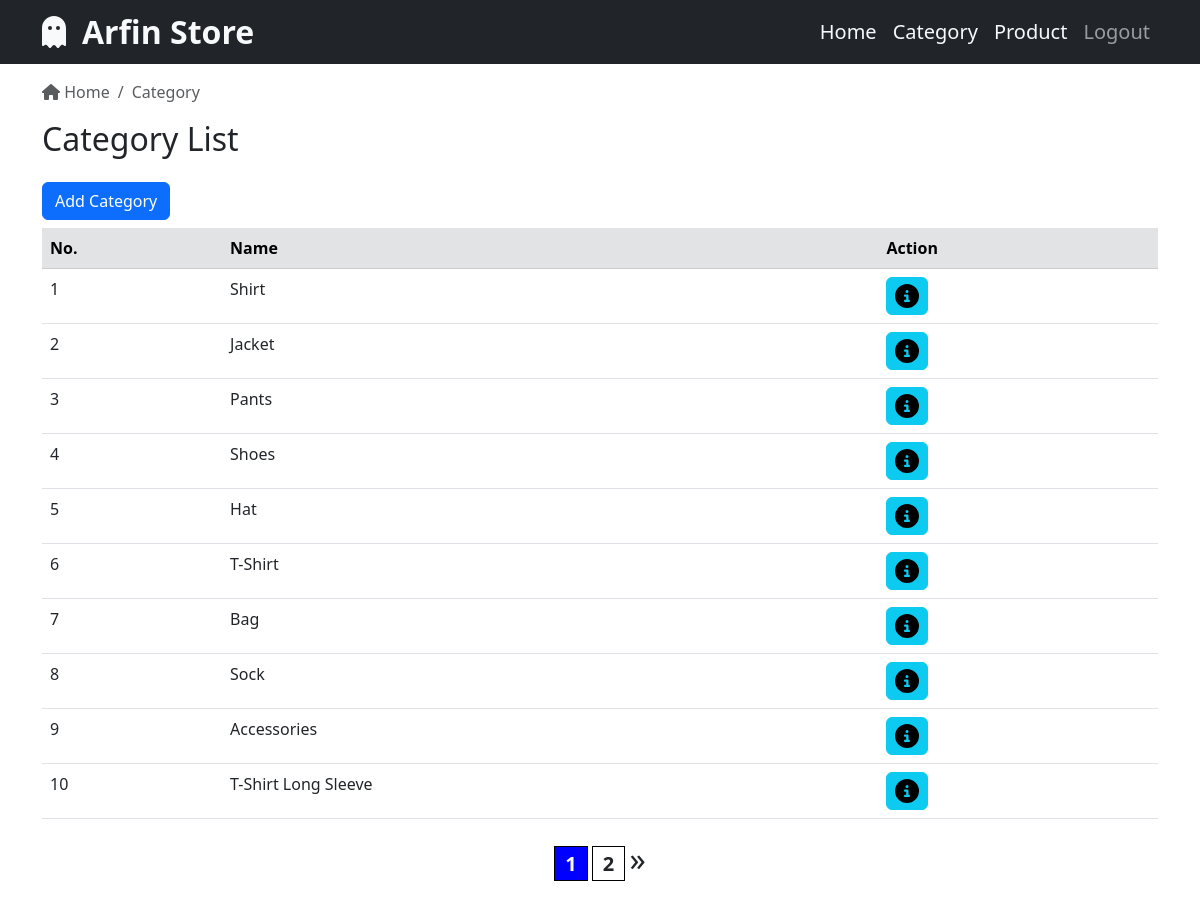
The app's page /admin/category.php (signed in) with its own data.
### tables this page shows
CREATE TABLE `category` (
  `id` int(3) NOT NULL,
  `nama` varchar(30) NOT NULL
);

### admin/category.php (the view, shortened to what this page needs)
<?php
require "../connection.php";
$queryCategory = mysqli_query($con, "SELECT * FROM category");
$countCategory = mysqli_num_rows($queryCategory);
$jumlahDataPerHalaman = 10;
$jumlahHalaman = ceil($countCategory / $jumlahDataPerHalaman);
$halamanAktif = (isset($_GET['page'])) ? $_GET['page'] : 1;
$awalData = ($jumlahDataPerHalaman * $halamanAktif) - $jumlahDataPerHalaman;
$queryCategoryNew = mysqli_query($con, "SELECT * FROM category LIMIT $awalData, $jumlahDataPerHalaman");
?>
<!DOCTYPE html>
<html lang="en">
<head>
    <link rel="stylesheet" href="../bootstrap/css/bootstrap.min.css">
    <link rel="stylesheet" href="../fontawesome/css/fontawesome.min.css">
</head>
<body>
    <?php require "./navbar.php"; ?>
    <div class="container" style="margin-top: 10vh;">
        <nav aria-label="breadcrumb">
            <ol class="breadcrumb">
                <li class="breadcrumb-item active" aria-current="page">
                    <a href="../admin/" class="text-decoration-none text-muted"><i class="fas fa-home"></i> Home</a>
                </li>
                <li class="breadcrumb-item active" aria-current="page">
                    Category
                </li>
            </ol>
        </nav>
        <div class="mt-3">
            <h2>Category List</h2>
            <a href="./add-category.php" class="btn btn-primary mt-3 mb-2">Add Category</a>
            <div class="table-responsive">
                <table class="table">
                    <thead class="table-secondary">
                        <tr>
                            <th>No.</th>
                            <th>Name</th>
                            <th>Action</th>
                        </tr>
                    </thead>
                    <tbody>
                        <?php
                        if ($countCategory < 1) {
                        ?>
                            <tr>
                                <td colspan="3" class="text-center">Data category tidak tersedia</td>
                            </tr>
                            <?php
                        } else {
                            $number = 1;
                            foreach ($queryCategoryNew as $dataCatagory) {
                            ?>
                                <tr>
                                    <td>
                                        <?php if (isset($_GET['page'])) { ?>
                                            <?php if ($_GET['page'] >= 2) : ?>
                                                <?php echo (($_GET['page'] - 1) * 10) + $number; ?>
                                            <?php else : ?>
                                                <?php echo $number; ?>
                                            <?php endif; ?>
                                        <?php } else { ?>
                                            <?php echo $number; ?>
                                        <?php } ?>
                                    </td>
                                    <td><?php echo $dataCatagory['nama']; ?></td>
                                    <td>
                                        <a href="./category-detail.php?id=<?php echo $dataCatagory['id']; ?>" class="btn btn-info px-2"><i class="fa-solid fa-circle-info fa-xl"></i></a>
                                    </td>
                                </tr>
                        <?php
                                $number++;
                            }
                        }
                        ?>
                    </tbody>
                </table>
            </div>
        </div>
    </div>
    <div class="text-center mb-4" <?php if ($countCategory < 1) : ?>Hidden<?php endif; ?>>
        <?php for ($i = 1; $i <= $jumlahHalaman; $i++) : ?>
            <?php if ($i == $halamanAktif) : ?>
                <a href="./category.php?page=<?php echo $i; ?>" class="text-decoration-none text-light fw-bolder fs-5" style="padding: 3px 10px; background-color: blue; border: 1px solid black;"><?php echo $i; ?></a>
            <?php else : ?>
                <a href="./category.php?page=<?php echo $i; ?>" class="text-decoration-none text-dark fw-bolder fs-5" style="padding: 3px 10px; background-color: white; border: 1px solid black;"><?php echo $i; ?></a>
            <?php endif; ?>
        <?php endfor; ?>
        <?php if ($halamanAktif < $jumlahHalaman) : ?>
            <a href="./category.php?page=<?php echo $halamanAktif + 1; ?>" class="text-decoration-none text-dark fs-2">&raquo;</a>
        <?php endif; ?>
    </div>
</body>
</html>

### records on screen
category: nama "Shirt"
category: nama "Jacket"
category: nama "Pants"
category: nama "Shoes"
category: nama "Hat"
category: nama "T-Shirt"
category: nama "Bag"
category: nama "Sock"
category: nama "Accessories"
category: nama "T-Shirt Long Sleeve"
